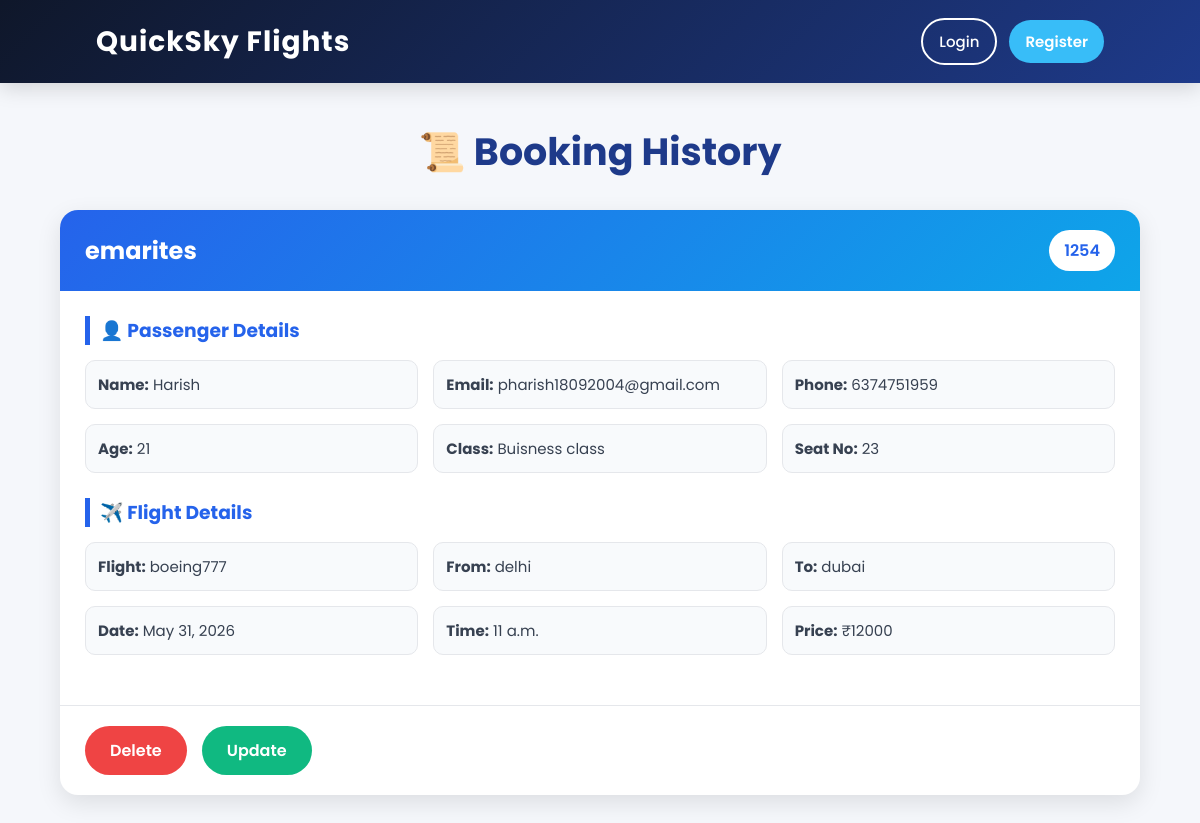
Screenshot of /base/history/ with the database file from the repository.
### base/models.py (models this page shows)
class ConfirmModel(models.Model):
    flight_company = models.CharField(max_length=100)
    flight_name = models.CharField(max_length=100)
    flight_no = models.IntegerField()
    from_city = models.CharField(max_length=100)
    to_city = models.CharField(max_length=100)
    depature_time = models.TimeField()
    depature_date = models.DateField(null= True)
    price = models.IntegerField()
    passenger_name = models.CharField(max_length=100)
    email = models.EmailField()
    phone_no = models.CharField(max_length=15)
    adhar_no = models.CharField(max_length=20)
    age = models.IntegerField()
    seat_class = models.CharField(max_length=50)
    seat_no = models.IntegerField()

### base/views.py (the view)
# urls.py: path('history/',history,name='history'),
def history(request):
    data = ConfirmModel.objects.all()
    return render(request, 'history.html', {'data': data})

### base/templates/history.html
{% extends 'main.html' %}
{% block content %}
<div class="history-container">
    <h1 class="history-title">📜 Booking History</h1>
    {% for i in data %}
    <div class="history-card">
        <div class="history-header">
            <h2>{{i.flight_company}}</h2>
            <span>{{i.flight_no}}</span>
        </div>
        <div class="history-body">
            <div class="details-section">
                <h3>👤 Passenger Details</h3>
                <div class="details-grid">
                    <p><strong>Name:</strong> {{i.passenger_name}}</p>
                    <p><strong>Email:</strong> {{i.email}}</p>
                    <p><strong>Phone:</strong> {{i.phone_no}}</p>
                    <p><strong>Age:</strong> {{i.age}}</p>
                    <p><strong>Class:</strong> {{i.seat_class}}</p>
                    <p><strong>Seat No:</strong> {{i.seat_no}}</p>
                </div>
            </div>
            <div class="details-section">
                <h3>✈️ Flight Details</h3>
                <div class="details-grid">
                    <p><strong>Flight:</strong> {{i.flight_name}}</p>
                    <p><strong>From:</strong> {{i.from_city}}</p>
                    <p><strong>To:</strong> {{i.to_city}}</p>
                    <p><strong>Date:</strong> {{i.depature_date}}</p>
                    <p><strong>Time:</strong> {{i.depature_time}}</p>
                    <p><strong>Price:</strong> ₹{{i.price}}</p>
                </div>
            </div>
        </div>
        <div class="history-footer">
            <a href="{% url 'hremove' i.id %}" class="delete-btn">Delete</a>
            <a href="" class="update-btn">Update</a>
        </div>
    </div>
    {% empty %}
    <div class="empty-history">
        <h2>No Bookings Found ✈️</h2>
        <p>Your flight booking history will appear here.</p>
    </div>
    {% endfor %}
</div>
{% endblock %}

### static/style.css (style rules this page uses)
* { margin:0; padding:0; box-sizing:border-box; font-family:'Poppins',sans-serif; }
body { background:#f5f7fb; }
.details-grid { display:grid; grid-template-columns:repeat(auto-fit,minmax(250px,1fr)); gap:15px; }
.details-grid p { background:#f8fafc; padding:12px; border-radius:10px; color:#374151; font-size:15px; }
.delete-btn { background:#ef4444; }
.update-btn { background:#10b981; }
.history-container { width:90%; max-width:1100px; margin:40px auto; }
.history-title { text-align:center; color:#1e3a8a; margin-bottom:30px; font-size:38px; }
.history-card { background:#fff; margin-bottom:25px; border-radius:18px; overflow:hidden; box-shadow:0 8px 25px rgba(0,0,0,.1); transition:.3s; }
.history-header { background:linear-gradient(135deg,#2563eb,#0ea5e9); color:#fff; padding:20px 25px; display:flex; justify-content:space-between; align-items:center; }
.history-header h2 { font-size:24px; }
.history-header span { background:#fff; color:#2563eb; padding:8px 15px; border-radius:30px; font-weight:600; }
.history-body { padding:25px; }
.details-section { margin-bottom:25px; }
.details-section h3 { color:#2563eb; margin-bottom:15px; border-left:5px solid #2563eb; padding-left:10px; }
.details-grid p { background:#f8fafc; padding:12px; border-radius:10px; border:1px solid #e5e7eb; }
.history-footer { padding:20px 25px; border-top:1px solid #e5e7eb; display:flex; gap:15px; }
.history-footer a { text-decoration:none; padding:12px 25px; border-radius:30px; color:#fff; font-weight:600; transition:.3s; }

### rows the page displays
ConfirmModel: flight_company "emarites", flight_no "1254", passenger_name "Harish", email "pharish18092004@gmail.com", phone_no "6374751959", age "21", seat_class "Buisness class", seat_no "23", flight_name "boeing777", from_city "delhi", to_city "dubai", depature_date "May 31, 2026", depature_time "11 a.m.", price "12000"
